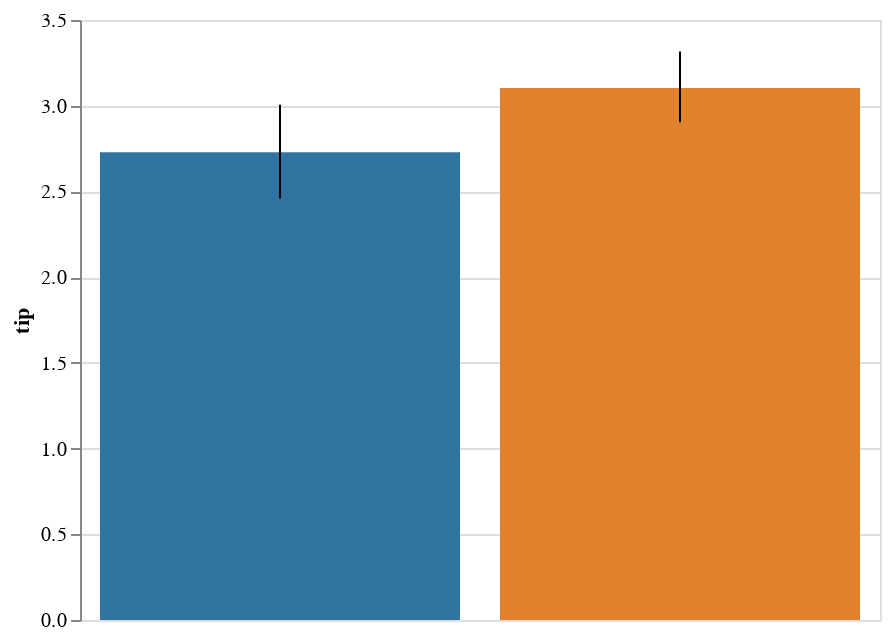

The notebook cell saved with this chart:
### Code cell
display(salt.barplot(x="time", y="tip", data=tips, order=["Lunch", "Dinner"]))
ax = sns.barplot(x="time", y="tip", data=tips, order=["Lunch", "Dinner"])

### Figure 1 — Vega-Lite specification as saved in the notebook (floating-point values rounded to 4 significant figures)
{"$schema": "https://vega.github.io/schema/vega-lite/v2.4.1.json", "config": {"view": {"height": 300, "width": 400}}, "data": {"values": [{"c": "rgb(49.62499999999999, 115.62499999999996, 161.37500000000003)", "ci0": 2.458, "ci1": 3.005, "time": "Lunch", "tip": 2.728}, {"c": "rgb(224.87499999999997, 128.875, 44.12500000000004)", "ci0": 2.903, "ci1": 3.316, "time": "Dinner", "tip": 3.103}]}, "layer": [{"encoding": {"color": {"field": "c", "scale": null, "type": "nominal"}, "x": {"axis": {"title": "time"}, "field": "time", "sort": null, "type": "nominal"}, "y": {"axis": {"title": "tip"}, "field": "tip", "type": "quantitative"}}, "mark": "bar", "selection": {"selector023": {"bind": "scales", "encodings": ["x", "y"], "mark": {"fill": "#333", "fillOpacity": 0.125, "stroke": "white"}, "on": "[mousedown, window:mouseup] > window:mousemove!", "resolve": "global", "translate": "[mousedown, window:mouseup] > window:mousemove!", "type": "interval", "zoom": "wheel!"}}}, {"encoding": {"x": {"axis": null, "field": "time", "sort": null, "type": "nominal"}, "y": {"field": "ci0", "type": "quantitative"}, "y2": {"field": "ci1", "type": "quantitative"}}, "mark": "rule"}]}
